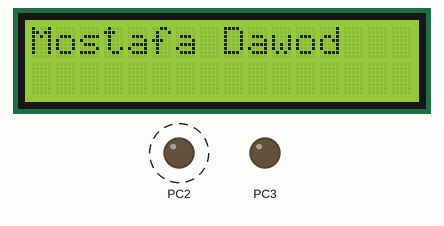
This program was run on a simulated ATmega328P, built with avr-gcc and emulated at 8 MHz. On the bench: 16×2 character LCD, output pins drawn as LEDs (lit = HIGH). Wiring (inferred from the names in the program): character LCD (HD44780): RS PD3; R/W PD5; E PD6; data PB0, PB1, PB2, PB3, PB4, PB5, PB6, PB7. Dashed ring = blinking. Pins used as bus, display or sensor lines are not drawn.

Above: at 0.1 s.
Timing chart, 0 to 130.0 s (numbered marks = the images above):
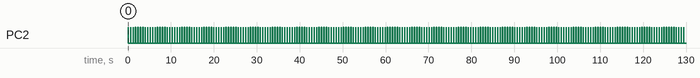

Measured:
- by itself, PC2: alternates HIGH for 0.05 s and LOW for 0.52 s

The program:

main.c
```c
/*
 * Mena.c
 *
 * Created: 21/01/2018 07:53:25 م
 * Author : M.D
 */

#define  F_CPU 8000000UL
#include <avr/io.h>
#include "LCD.h"
#include "std_types.h"
#include "Common_Macros.h"
#include <util/delay.h>

int main(void)
{
	 LCD_Init();


    /* Replace with your application code */
    while (1)
    {

		  LCD_send_comand(clear_lcd);
		   _delay_ms(10);
		  LCD_Display_String("Mostafa ");
		  LCD_Display_String("Dawod ");
		  _delay_ms(500);

    }
}
```

CFile1.c
```c
/*
 * CFile1.c
 *
 * Created: 21/01/2018 07:56:36 م
 *  Author: M.D
 */
```

common.h
```c
/*
 * common.h
 *
 * Created: 4/22/2017 12:46:01 PM
 *  Author: A.Aboelmakarem
 */


#ifndef COMMON_H_
#define COMMON_H_

#define SET_BIT(reg,bitnum) reg|=(1<<bitnum)
#define CLR_BIT(reg,bitnum) reg&=~(1<<bitnum)
#define GET_BIT(reg,bitnum) (reg&(1<<bitnum))>>bitnum


#endif /* COMMON_H_ */
```

LCD.c
```c
/*
 * LCD.c
 *
 * Created: 21/01/2018 07:56:56 م
 *  Author: M.D
 */

#include "LCD.h"
#include <avr/io.h>
#include "std_types.h"
#include "Common_Macros.h"
#include <util/delay.h>


void LCD_send_comand(char comand)
{


	CLEAR_BIT(control_port,RS);     // RS
	CLEAR_BIT(control_port,RW);		// RW
	_delay_ms(1);					// Delay
	SET_BIT(control_port,E);		// Enable
	_delay_ms(1);                   // Delay
	data_port1=(comand);			// Half command
	data_port2=(comand>>4);			// Half command
	_delay_ms(1);
	CLEAR_BIT(control_port,E);		// Disable
	_delay_ms(1);					// Delay
	/*
	CLEAR_BIT(control_port,RS);     // RS
	CLEAR_BIT(control_port,RW);		// RW
	_delay_ms(1);					// Delay
	SET_BIT(control_port,E);		// Enable
	_delay_ms(1);                   // Delay
	data_port=comand;				//second half of comand
	_delay_ms(1);
	CLEAR_BIT(control_port,E);		// Disable
	_delay_ms(1);					// Delay

*/
}

void LCD_Init()
{
	data_dir1=0xff;
	data_dir2|=0b00001100;
	control_dir|= 0b01101000;

	SET_BIT(control_port,E);
	SET_BIT(control_port,RS);
	SET_BIT(control_port,RW);
	LCD_send_comand(SET_MODE);
	LCD_send_comand(clear_lcd);
	LCD_send_comand(cursor_off);
}

void LCD_Disply(char Data)
{


	SET_BIT(control_port,RS);			// RS
	CLEAR_BIT(control_port,RW);			// RW
	_delay_ms(1);						// delay
	SET_BIT(control_port,E);			// Enable
	_delay_ms(1);						// delay
	data_port1=Data;				// Half command
	data_port2=(Data>>4);				// Half command

	_delay_ms(1);						//delay
	CLEAR_BIT(control_port,E);			// Disable
	_delay_ms(1);						// Delay

/*

	SET_BIT(control_port,RS);			// RS
	CLEAR_BIT(control_port,RW);			// RW
	_delay_ms(1);						// delay
	SET_BIT(control_port,E);			// Enable
	_delay_ms(1);						// delay
	data_port=Data;					// Second Half command
	_delay_ms(1);						//delay
	CLEAR_BIT(control_port,E);			// Disable
	_delay_ms(1);						// Delay
	*/
}

void LCD_Display_String(char arr[])
{
	char a=0;
	while (arr[a]!='\0')
	{
		LCD_Disply(arr[a]);
		a ++;
	}
}
```

LCD.h
```c
/*
 * LCD.h
 *
 * Created: 21/01/2018 07:53:52 م
 *  Author: M.D
 */


#ifndef LCD_H_
#define LCD_H_


#endif /* LCD_H_ */


#include <avr/io.h>
#include "std_types.h"
#include "common.h"
#define RS PD3
#define RW PD5
#define E PD6
#define control_port PORTD
#define control_dir DDRD
#define data_port1 PORTB
#define data_dir1 DDRB
#define data_port2 PORTC
#define data_dir2 DDRC
#define cursor_off 0x0c
#define clear_lcd 0x01
#define SET_MODE 0x38


void LCD_send_comand(char comand);
void LCD_Init();
void LCD_Disply(char Data);
void LCD_Display_String(char arr[]);
```

Common_Macros.h
```c
#ifndef COMMOMN_MACROS_H_INCLUDED
#define COMMOMN_MACROS_H_INCLUDED


#define SET_BIT(REG,Bit_no) REG=REG|((1)<<Bit_no)
#define CLEAR_BIT(REG,Bit_no) REG=REG&(~((1)<<Bit_no))
#define TOGGLE_BIT(REG,Bit_no) REG=REG^((1)<<Bit_no)
#define BIT_IS_SET(REG,Bit_no) (REG &((1)<<Bit_n)
#define BIT_IS_CLEAR(REG,Bit_no) !(REG&((1)<<Bit_no))


#endif // COMMOMN_MACROS_H_INCLUDED
```

std_types.h
```c
#ifndef STD_TYPES_H_INCLUDED
#define STD_TYPES_H_INCLUDED

typedef unsigned char uint8;
typedef unsigned int uint16;
typedef signed char sint8;
typedef unsigned long uint32;
typedef signed long sint32;


#endif // STD_TYPES_H_INCLUDED
```
